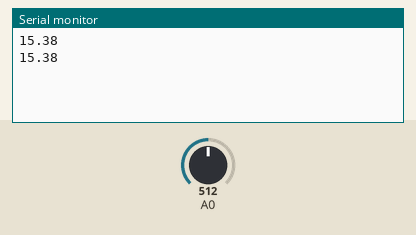
Recording of a sketch running on a simulated Arduino Uno, built with avr-gcc and run on an emulated ATmega328P. Shown: the last lines printed to the serial monitor. The test bench sets the inputs (shaded band); at power-on: A0 = 512.

Above: at 1.8 s.
1.9 s: A0 set to 716
At 2.4 s:
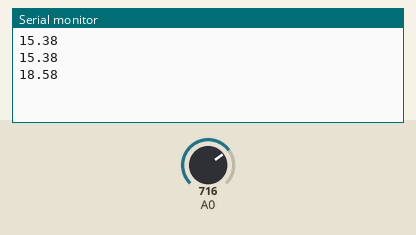
3.4 s: A0 set to 900
At 4.8 s:
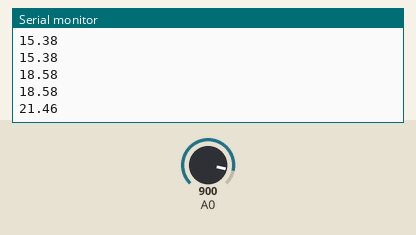
Timing chart, 0 to 6.4 s (numbered marks = the images above; inputs shaded):
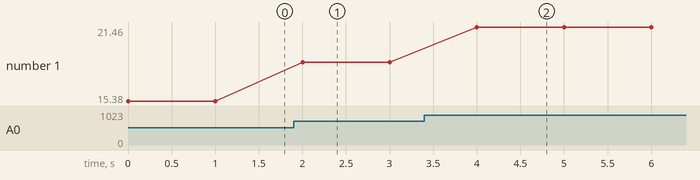

Measured:
- after the input at 1.9 s, the serial monitor: prints a new line after 0.10 s (image 1)
- after the input at 3.4 s, the serial monitor: prints a new line after 0.60 s (image 2)
- plotted number 1: 15.38 → 18.58 after the input at 1.9 s, 18.58 → 21.46 after the input at 3.4 s

The sketch:

O2SensorTester.ino
```cpp
/************
* Deze sketch wordt opgezet om de O2-sensor
* van onze Morris te onderzoeken, los van Speeduino.
* De sensor, LC-2 van Innovate, wordt aangesloten via de controller:
* zwart =  ground
* rood = 12V, tevens de voeding van de Arduino op Vin:
* geel = output1 0 (=7.35AFR)- 5 (22.39AFR) volt naar A0;
* bruin = output2 1.1 (=14AFR) en 0.1 (=15AFR) volt (nog niet gebruikt)
* Doel: zelfstandig instrument maken met eigen display.
* Deze versie getest op 23-02-2024 met spiritusdoek op de sensor en
* daarmee het verdampingsverloop gevolgd mbv serial plotter. Dat
* duurde wel een minuut of 12.
*************/
float O2;
float factor;

void setup() {
  Serial.begin(115200);
  factor = (23.39 - 7.35)/1023;
}

void loop() {
O2 = analogRead(A0);
O2 = 7.35 + O2 * factor;
Serial.println(O2);
delay(1000);
}
```
